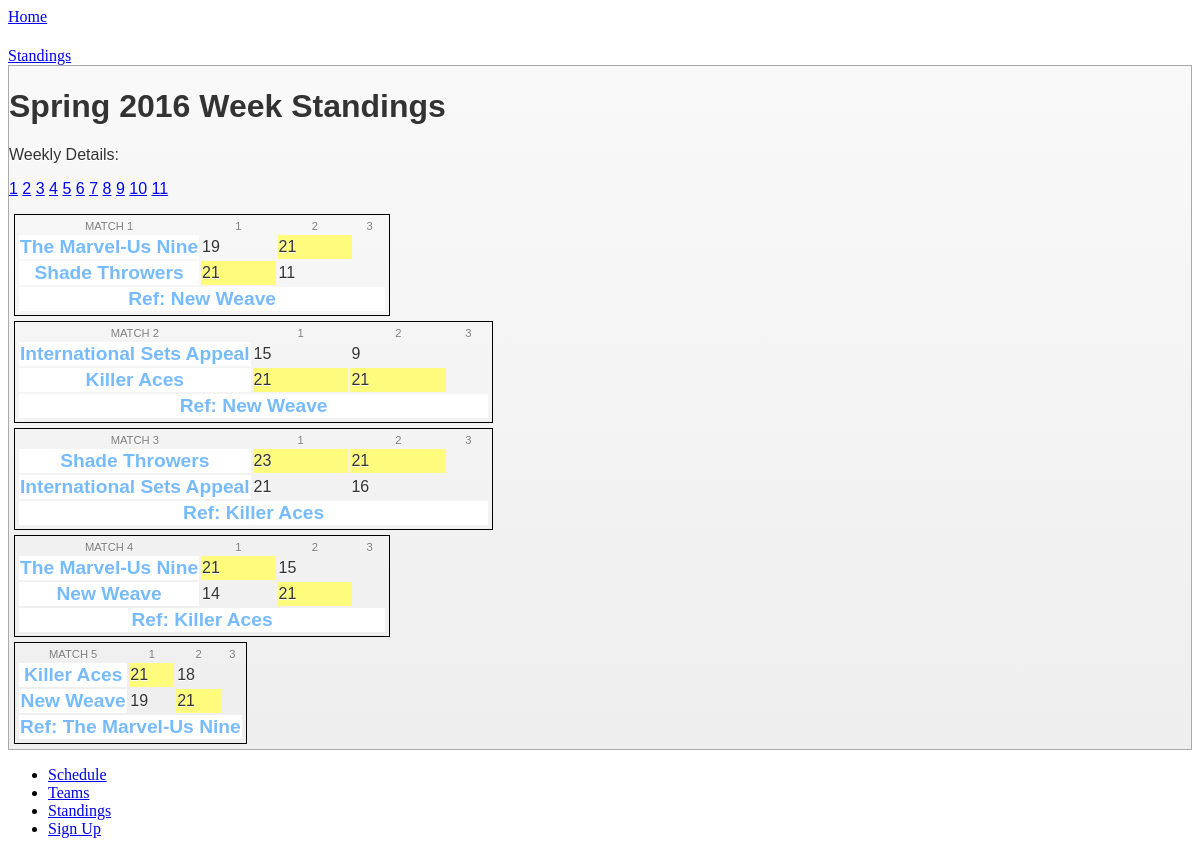
/weekly.php?season=8&week=1, run on the app's committed database.
### tables this page shows
CREATE TABLE `seasons` (
  `ID` int(11) NOT NULL auto_increment,
  `Name` varchar(50) NOT NULL,
  `FreeWeek` varchar(100) NOT NULL,
  `Divisions` int(11) default '1',
  KEY `ID` (`ID`)
);

CREATE TABLE `weeks` (
  `ID` int(11) NOT NULL auto_increment,
  `weekNum` int(11) NOT NULL,
  `seasonNum` int(11) NOT NULL,
  `dateName` varchar(20) NOT NULL,
  `weekNotes` varchar(1000) NOT NULL,
  `scrim` tinyint(4) NOT NULL,
  `Extra1` varchar(200) default NULL,
  `Extra2` varchar(200) default NULL,
  `ExtraStartTime` time default '17:15:00',
  KEY `ID` (`ID`)
);

CREATE TABLE `matches` (
  `ID` int(11) NOT NULL auto_increment,
  `Season` int(11) NOT NULL,
  `Week` int(11) NOT NULL,
  `Court` int(11) NOT NULL,
  `StartTime` time NOT NULL,
  `Home` int(11) NOT NULL,
  `Away` int(11) NOT NULL,
  `Ref` int(11) NOT NULL,
  KEY `ID` (`ID`)
);

CREATE TABLE `teams` (
  `ID` int(11) NOT NULL auto_increment,
  `Name` varchar(50) NOT NULL,
  `Data_Theme` varchar(2) NOT NULL,
  `Season` int(11) NOT NULL,
  `Division` int(11) NOT NULL,
  `Wins` int(11) NOT NULL,
  `Loss` int(11) NOT NULL,
  `Spread` int(11) NOT NULL,
  `PWin` double NOT NULL,
  KEY `ID` (`ID`)
);

CREATE TABLE `scores` (
  `MatchID` int(11) NOT NULL,
  `Home1` int(11) NOT NULL,
  `Home2` int(11) NOT NULL,
  `Home3` int(11) NOT NULL,
  `Away1` int(11) NOT NULL,
  `Away2` int(11) NOT NULL,
  `Away3` int(11) NOT NULL
);

### weekly.php (the view, shortened to what this page needs)
<!DOCTYPE html>
<html>
<head>
		<link rel="stylesheet" href="http://code.jquery.com/mobile/1.3.0/jquery.mobile.structure-1.3.0.min.css" />
		<link rel="stylesheet" href="includes/css/teamlex.min.css" />
</head>
<body>
<div data-role="page">
	<div data-role="header" data-theme="j">
		<a href="index.php" data-role="button" data-icon="home" data-iconpos="notext">Home</a>
		<a href="standings.php" data-role="button" data-icon="back" data-iconpos="notext">Standings</a>
	</div>
	<div data-role="content" data-theme="i">
			<?php
					$scoreQuery = "SELECT matches.StartTime, matches.Court,  home.Name as Home, home.Data_Theme as HDT, away.Name as Away, ref.Name as Ref, away.Data_Theme as ADT, scores.*, seasons.Name FROM matches JOIN teams as ref ON matches.Ref = ref.ID JOIN teams as home ON matches.Home = home.ID JOIN teams as away ON matches.Away = away.ID JOIN scores ON matches.ID = scores.MatchID JOIN seasons ON seasons.ID = matches.Season WHERE matches.Season = '{$_GET['season']}' and Week = '{$_GET['week']}' ORDER BY StartTime ASC, Court ASC";
					$scoreQueryResult = mysql_query($scoreQuery);
					$row = mysql_fetch_array($scoreQueryResult, MYSQL_ASSOC);
					?>
				<div class="ui-body ui-body-a">
				<h1><?php print $row[Name]; ?> Week <?php print $row[Week]; ?>Standings</h1>
								<p>
				Weekly Details:
				<div data-theme="i" data-role="controlgroup" data-type="horizontal" data-mini="true" data-inline="true">
				<?php
					$weekQuery = "SELECT weekNum FROM weeks WHERE seasonNum = '{$_GET['season']}' order by weekNum asc";
					$weeksResult = mysql_query($weekQuery);
					while ($row2 = mysql_fetch_array($weeksResult, MYSQL_ASSOC)){
					?>
						<a href="weekly.php?season=<?php print $_GET['season']; ?>&week=<?php print $row2[weekNum];?>" data-theme="j" data-role="button"><?php print $row2[weekNum];?></a>
					<?php }?>
					</div>
				</p>
				<?php
				$i=1;
					do
					{
					?>
					<table data-role="table" id="movie-table-custom" data-mode="reflow" class="movie-list table-stroke" style="border:1px solid black; padding:2px; margin:5px;border-collapse: separate;">
					<thead>
    <tr>
      <th data-priority="1">Match <?php print $i;?></th>
      <th data-priority="2">1</th>
      <th data-priority="3">2</th>
	  <th data-priority="4">3</th>
    </tr>
  </thead>
  <tbody>
						  <?php
						  $H1 = $row[Home1];
						  $H2 = $row[Home2];
						  $H3 = $row[Home3];
						  $A1 = $row[Away1];
						  $A2 = $row[Away2];
						  $A3 = $row[Away3];
						  ?>
						<tr>
						  <th width=50% class="title">
						  <?php print $row[Home];
						  ?>
						  </th>
						  <td <?php if (($H1 <> 0) and ($H1 > $A1))
						  {
						  ?>  class=winner <?php
						  }
						  ?>><?php if ($row[Home1] <> 0) print $H1; ?></td>
						  <td <?php if (($H2 <> 0) and ($H2 > $A2))
						  {
						  ?>  class=winner <?php
						  }
						  ?>><?php if ($row[Home2] <> 0) print $H2; ?></td>
						  <td <?php if (($H3 <> 0) and ($H3 > $A3))
						  {
						  ?>  class=winner <?php
						  }
						  ?>><?php if ($row[Home3] <> 0) print $H3; ?></td>
						</tr>
						<tr>
						  <th width=50% class="title">
						  <?php print $row[Away]; ?>
						  </th>
						  <td <?php if (($A1 <> 0) and ($A1 > $H1))
						  {
						  ?>  class=winner <?php
						  }
						  ?>><?php if ($row[Away1] <> 0) print $A1; ?></td>
						  <td <?php if (($A2 <> 0) and ($A2 > $H2))
						  {
						  ?>  class=winner <?php
						  }
						  ?>><?php if ($row[Away2] <> 0) print $A2; ?></td>
						  <td <?php if (($A3 <> 0) and ($A3 > $H3))
						  {
						  ?>  class=winner <?php
						  }
						  ?>><?php if ($row[Away3] <> 0) print $A3; ?></td>
						</tr>
						<tr>
						<th colspan=4><?php print "Ref: " . $row[Ref]; ?></th>
						</tr>
  </tbody>
</table>
					<?php
					$i+=1;
					}
					while ($row = mysql_fetch_array($scoreQueryResult, MYSQL_ASSOC));
					?>
			</div>
	</div>
	<div data-role="footer" class="nav-glyphish-example" data-theme="i" data-position="fixed">
		<div data-role="navbar" class="nav-glyphish-example" data-grid="c">
			<ul>
				<li><a href="schedule.php" id="sched" data-icon="custom" data-theme="i">Schedule</a></li>
				<li><a href="teams.php" id="teams" data-icon="custom" data-theme="i">Teams</a></li>
				<li><a href="standings.php" id="standings" data-icon="custom" data-theme="i">Standings</a></li>
				<li><a href="contact.html" id="contact" data-icon="custom" data-theme="i">Sign Up</a></li>
			</ul>
		</div>
	</div>
</div>
</body>
</html>

### weekly.php (style rules this page uses)
.winner { background:#fffb7c; }

### data on the page
seasons: Name "Spring 2016"
weeks: weekNum "1"
weeks: weekNum "2"
weeks: weekNum "3"
weeks: weekNum "4"
weeks: weekNum "5"
weeks: weekNum "6"
weeks: weekNum "7"
weeks: weekNum "8"
weeks: weekNum "9"
weeks: weekNum "10"
weeks: weekNum "11"
matches: teams.Name "The Marvel-Us Nine", scores.Home1 "19", scores.Home2 "21", teams.Name "Shade Throwers", scores.Away1 "21", scores.Away2 "11", teams.Name "New Weave"
matches: teams.Name "International Sets Appeal", scores.Home1 "15", scores.Home2 "9", teams.Name "Killer Aces", scores.Away1 "21", scores.Away2 "21", teams.Name "New Weave"
matches: teams.Name "Shade Throwers", scores.Home1 "23", scores.Home2 "21", teams.Name "International Sets Appeal", scores.Away1 "21", scores.Away2 "16", teams.Name "Killer Aces"
matches: teams.Name "The Marvel-Us Nine", scores.Home1 "21", scores.Home2 "15", teams.Name "New Weave", scores.Away1 "14", scores.Away2 "21", teams.Name "Killer Aces"
matches: teams.Name "Killer Aces", scores.Home1 "21", scores.Home2 "18", teams.Name "New Weave", scores.Away1 "19", scores.Away2 "21", teams.Name "The Marvel-Us Nine"
